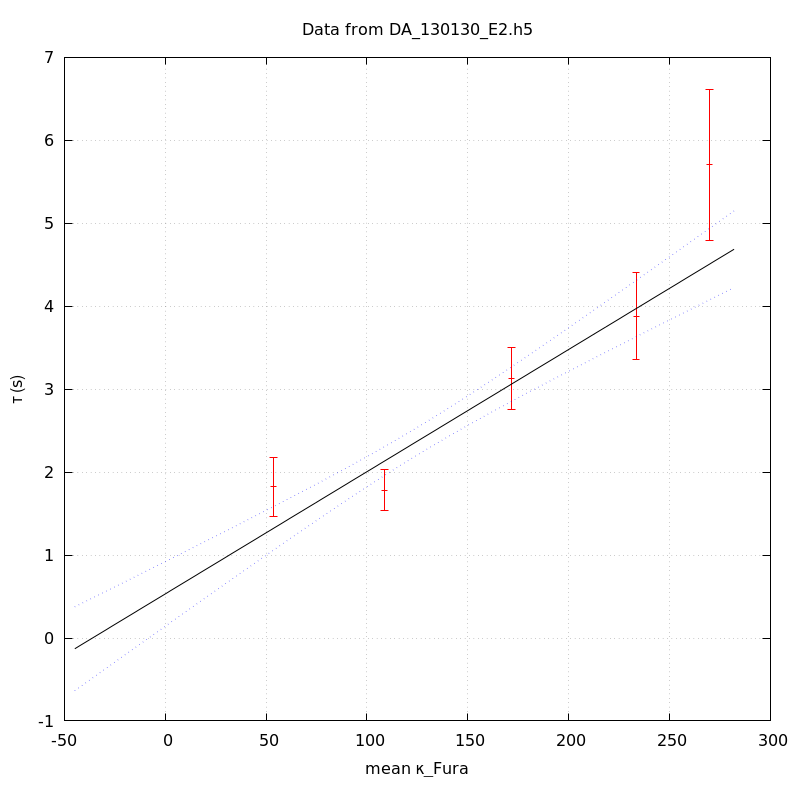

The gnuplot source for this figure:
unset key
set grid
set ylabel 'τ (s)'
set xlabel 'mean κ_Fura' noenhanced
set title 'Data from DA_130130_E2.h5' noenhanced
set xrange [-1000<*:*]
plot 'DA_130130_E2_aba_tau_vs_mean_kappa' index 0 using 1:2:(1.96*$3) linecolor rgb 'red' with yerrorbars,\
'' index 1 using 1:2 with lines linecolor rgb 'black',\
'' index 1 using 1:3 with lines linecolor rgb 'blue' lt 'dotted',\
'' index 1 using 1:4 with lines linecolor rgb 'blue' lt 'dotted'
